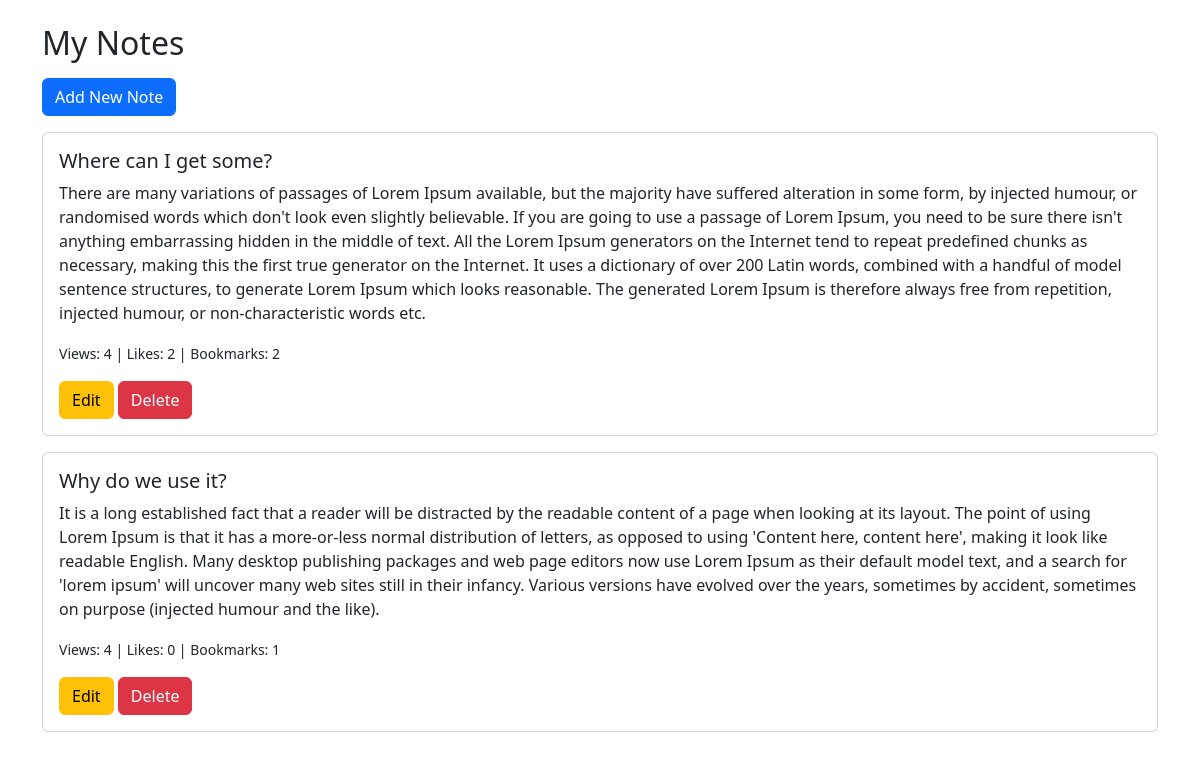
Screenshot of /mynotes.php (signed in) with the database file from the repository.
### tables this page shows
CREATE TABLE `notes` (
  `id` int(11) NOT NULL,
  `user_id` int(11) NOT NULL,
  `title` varchar(255) NOT NULL,
  `content` text NOT NULL,
  `category` varchar(100) NOT NULL,
  `bookmarks` int(11) NOT NULL,
  `likes` int(11) NOT NULL,
  `views` int(11) NOT NULL,
  `created_at` timestamp NOT NULL DEFAULT current_timestamp()
);

### mynotes.php (the view, shortened to what this page needs)
<?php
include 'db.php';
$user_id = $_SESSION['user_id'];
$query = "SELECT * FROM notes WHERE user_id = '$user_id' ORDER BY created_at DESC";
$result = mysqli_query($conn, $query);
?>
<!DOCTYPE html>
<html lang="en">
<head>
    <link href="https://cdn.jsdelivr.net/npm/bootstrap@5.3.0/dist/css/bootstrap.min.css" rel="stylesheet">
</head>
<body>
    <div class="container mt-4">
        <h2>My Notes</h2>
        <button class="btn btn-primary mb-3 mt-2" id="addNoteBtn" data-page="add_note">Add New Note</button>
        <div id="notes-list">
            <?php while ($row = mysqli_fetch_assoc($result)): ?>
                <div class="card mb-3">
                    <div class="card-body">
                        <h5 class="card-title"><?= htmlspecialchars($row['title']) ?></h5>
                        <p class="card-text"><?= nl2br(htmlspecialchars($row['content'])) ?></p>
                        <p><small>Views: <?= $row['views'] ?> | Likes: <?= $row['likes'] ?> | Bookmarks: <?= $row['bookmarks'] ?></small></p>
                        <button class="btn btn-warning edit-note" data-id="<?= $row['id'] ?>">Edit</button>
                        <button class="btn btn-danger delete-note" data-id="<?= $row['id'] ?>">Delete</button>
                    </div>
                </div>
            <?php endwhile; ?>
        </div>
    </div>
</body>
</html>

### rows the page displays
notes: title "Where can I get some?", content "There are many variations of passages of Lorem Ipsum available, but the majority have suffered alteration in some form, by injected humour, or randomised words which don't look even slightly believable. If you are going to use a passage of Lorem Ipsum, you need to be sure there isn't anything embarrassing hidden in the middle of text. All the Lorem Ipsum generators on the Internet tend to repeat predefined chunks as necessary, making this the first true generator on the Internet. It uses a dictionary of over 200 Latin words, combined with a handful of model sentence structures, to generate Lorem Ipsum which looks reasonable. The generated Lorem Ipsum is therefore always free from…", views "4", likes "2", bookmarks "2"
notes: title "Why do we use it?", content "It is a long established fact that a reader will be distracted by the readable content of a page when looking at its layout. The point of using Lorem Ipsum is that it has a more-or-less normal distribution of letters, as opposed to using 'Content here, content here', making it look like readable English. Many desktop publishing packages and web page editors now use Lorem Ipsum as their default model text, and a search for 'lorem ipsum' will uncover many web sites still in their infancy. Various versions have evolved over the years, sometimes by accident, sometimes on purpose (injected humour and the like).", views "4", likes "0", bookmarks "1"
